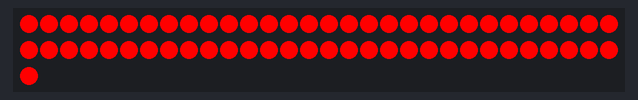
The sketch below on a simulated Arduino Uno, built with avr-gcc and run on an emulated ATmega328P. Shown: 61 RGB LEDs in strip order, left to right, continuing on the next row.

Above: at 0.1 s.
At 1.1 s:
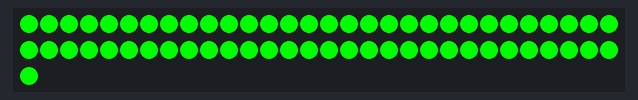
At 2.1 s:
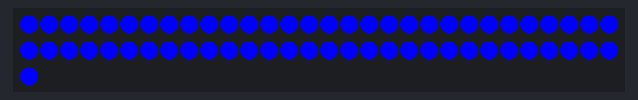
At 2.6 s:
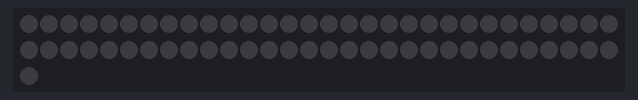

The sketch:

sketch_jan26a.ino
```cpp
#include <Adafruit_NeoPixel.h>

#define LED_PIN    5     // change to your data pin
#define NUM_LEDS   61    // change to your total number of LEDs

Adafruit_NeoPixel strip(NUM_LEDS, LED_PIN, NEO_GRB + NEO_KHZ800);

void setup() {
  strip.begin();
  strip.show();      // initialize all pixels off
}

void loop() {
  blinkColor(255, 0,   0);   // RED
  blinkColor(0,   255, 0);   // GREEN
  blinkColor(0,   0,   255); // BLUE
}

void blinkColor(uint8_t r, uint8_t g, uint8_t b) {
  // turn all LEDs to (r,g,b)
  for (uint16_t i = 0; i < NUM_LEDS; i++) {
    strip.setPixelColor(i, strip.Color(r, g, b));
  }
  strip.show();
  delay(500);  // on for 500 ms

  // turn all LEDs off
  for (uint16_t i = 0; i < NUM_LEDS; i++) {
    strip.setPixelColor(i, 0);
  }
  strip.show();
  delay(500);  // off for 500 ms
}
```

Measured:
- by itself, everything shown: repeats every 3.0 s, in 6 steps
- what the display in image 1 shows lasts 0.5 s, from 1.0 s to 1.5 s
